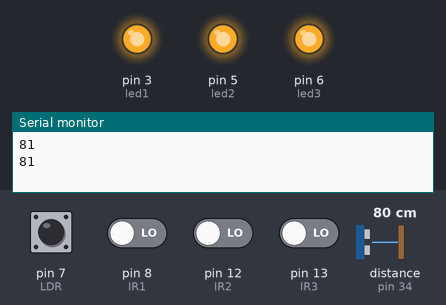
Recording of a sketch running on a simulated Arduino Mega 2560, built with avr-gcc and run on an emulated ATmega2560. Parts: output pins drawn as LEDs (lit = HIGH), the last lines printed to the serial monitor. Wiring (inferred from the names in the program): ultrasonic range finder: trigger pin 32; echo pin 34. The inputs (shaded band) are chosen by the test bench; at power-on: pin 7 (LDR) HIGH, pin 8 (IR1), pin 12 (IR2), pin 13 (IR3) LOW, distance to the obstacle (sensor on pin 34) 80 cm. The echo pulse lasts 58.3 µs per cm; pins used as bus, display or sensor lines are not drawn.

Above: at 3.9 s.
4.0 s: distance to the obstacle (sensor on pin 34) set to 2 cm
10.9 s: pin 8 (IR1) driven HIGH
At 13.4 s:
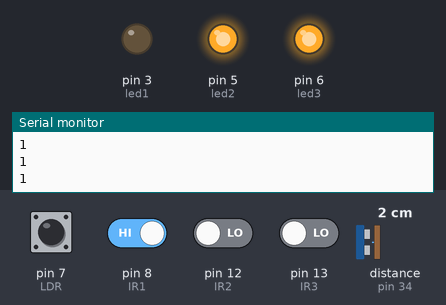
18.8 s: pin 13 (IR3) driven HIGH
At 23.1 s:
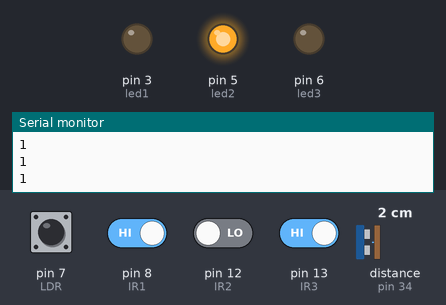
26.4 s: pin 12 (IR2) driven HIGH
At 27.97 s:
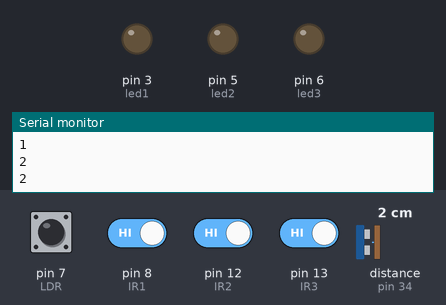
30.4 s: pin 8 (IR1) driven LOW
At 31.5 s:
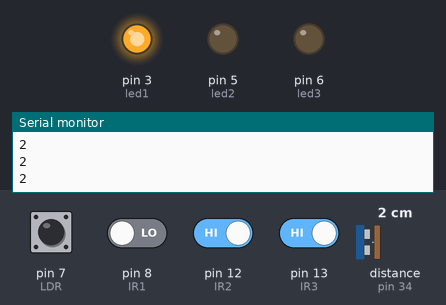
38.2 s: distance to the obstacle (sensor on pin 34) set to 10 cm
42.2 s: distance to the obstacle (sensor on pin 34) set to 13 cm
At 43.6 s:
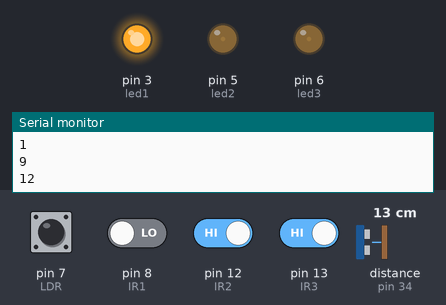
Timing chart, 0 to 50.7 s (numbered marks = the images above; inputs shaded):
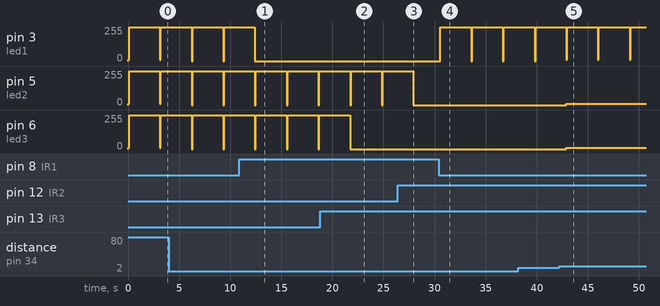

Measured:
- after the input at 10.9 s, pin 3 (led1): goes on until 12.4 s, then stays 0/255
- after the input at 18.8 s, pin 6 (led3): goes on until 21.7 s, then stays 0/255
- after the input at 26.4 s, pin 5 (led2): goes on until 27.9 s, then stays 0/255
- after the input at 30.4 s, pin 3 (led1): alternates 255/255 for 3.0 s and 0/255 for 0.10 s, starting after 0.17 s
- after the input at 42.2 s, pin 5 (led2), pin 6 (led3): 0/255 → 10/255 after 0.68 s
- by itself, pin 3 (led1), pin 5 (led2), pin 6 (led3): alternates 255/255 for 3.0 s and 0/255 for 0.10 s

The sketch:

car_street.ino
```cpp
const int echo = 34;
const int trig = 32;
int duration = 0;
int distance = 0;
int IR1 = 8;
int IR2 = 12;
int IR3 = 13;
int LDR = 7;
int led1 = 3;
int led2 = 5;
int led3 = 6;
int val1;
int val2;
int val3;
int val4;

void setup()
{
pinMode(IR1,INPUT);
pinMode(IR2,INPUT);
pinMode(IR3,INPUT);
pinMode(LDR,INPUT);
pinMode(led1,OUTPUT);
pinMode(led2,OUTPUT);
pinMode(led3,OUTPUT);
pinMode(trig,OUTPUT);
  pinMode(echo,INPUT);
  Serial.begin(9600);

}

void loop() {
  digitalWrite(trig, HIGH);
delayMicroseconds (1000);
digitalWrite(trig, LOW);
 duration = pulseIn(echo, HIGH);
 distance = (duration / 2) / 28.5;
Serial.println(distance);
val1 = digitalRead(IR1);
val2 = digitalRead(IR2);
val3 = digitalRead(IR3);
val4 = digitalRead(LDR);
analogWrite(5,10);
analogWrite(3,10);
analogWrite(6,10);
if(distance>10){
  analogWrite(5,10);
  analogWrite(3,10);
  analogWrite(6,10);
  delay(100);
}
else{
  digitalWrite(5,LOW);
  digitalWrite(3,LOW);
  digitalWrite(6,LOW);
  delay(100);

}
if(val1==1&&val4==0&&val2==1&&val3==1)
{
digitalWrite(3,LOW);
digitalWrite(5,LOW);
digitalWrite(6,LOW);

}
else if(val1==0&&val4==1&&val2==0&&val3==1)
{
analogWrite(3,500);
analogWrite(5,500);
analogWrite(6,20);
delay(3000);
}
else if(val1==0&&val4==1&&val2==1&&val3==0)
{

analogWrite(3,500);
analogWrite(6,500);
analogWrite(5,20);
delay(3000);


}
else if(val1==1&&val4==1&&val2==0&&val3==0)
{

analogWrite(6,500);
analogWrite(5,500);
analogWrite(3,0);

delay(3000);
}
else if(val1==0&&val4==1&&val2==0&&val3==0)
{

analogWrite(6,500);
analogWrite(5,500);
analogWrite(3,500);

delay(3000);
}

else if(val1==1&&val4==1&&val2==1&&val3==1)
{
analogWrite(3,20);
analogWrite(5,20);
analogWrite(6,20);
}

else if(val1==0&&val4==1&&val2==1&&val3==1)
{
analogWrite(3,500);
delay(3000);
}
else if(val1==1&&val4==1&&val2==0&&val3==1)
{

analogWrite(5,500);
analogWrite(3,0);
delay(3000);


}
else if(val1==1&&val4==1&&val2==1&&val3==0)
{

analogWrite(6,500);
analogWrite(5,0);
analogWrite(3,0);

delay(3000);
}
}
```
